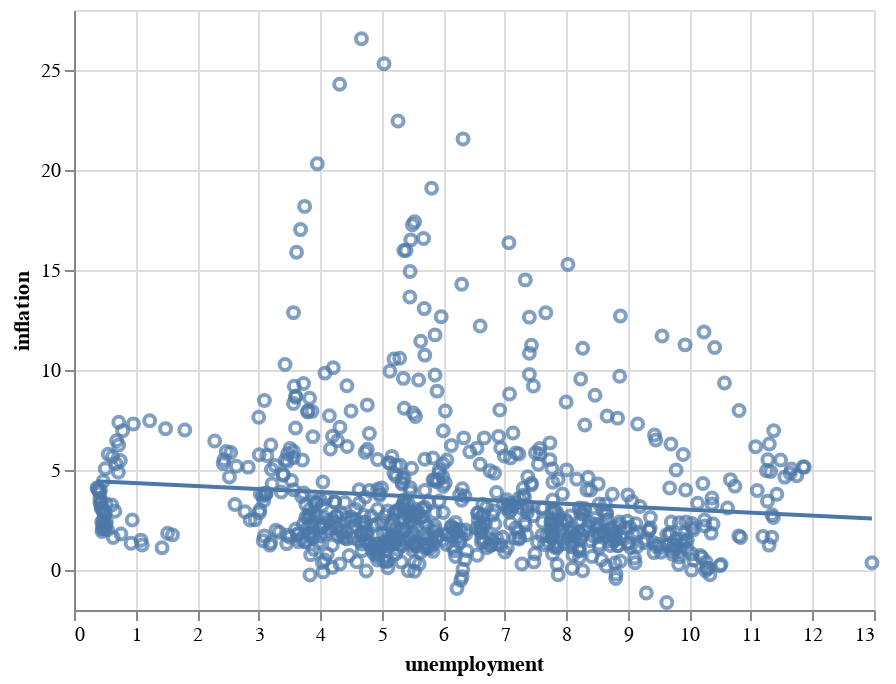

The notebook cell saved with this chart:
### Markdown cell above
__The following graph plots a regression line, but for all countries, it is rather meaningless. Can you restrict the data to France only?__

### Code cell
# modify the following code
chart = alt.Chart(df).mark_point().encode(
    x='unemployment',
    y='inflation',
)
chart + chart.transform_regression('unemployment', 'inflation').mark_line()

### Figure 1 — Vega-Lite specification as saved in the notebook (floating-point values rounded to 4 significant figures; data arrays with more than 128 entries replaced by an {"elided": "..."} marker saying what was removed)
{"config": {"view": {"continuousWidth": 400, "continuousHeight": 300}}, "layer": [{"mark": "point", "encoding": {"x": {"type": "quantitative", "field": "unemployment"}, "y": {"type": "quantitative", "field": "inflation"}}}, {"mark": "line", "encoding": {"x": {"type": "quantitative", "field": "unemployment"}, "y": {"type": "quantitative", "field": "inflation"}}, "transform": [{"on": "unemployment", "regression": "inflation"}]}], "data": {"name": "data-fadf9957ac13d05d3f3350711eea4cf4"}, "$schema": "https://vega.github.io/schema/vega-lite/v4.8.1.json", "datasets": {"data-fadf9957ac13d05d3f3350711eea4cf4": {"elided": "796 records"}}}
